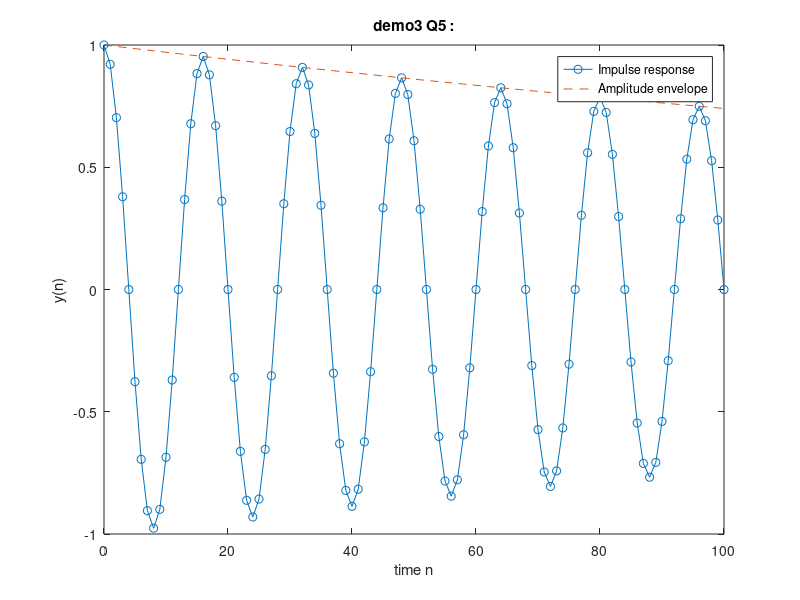

Write MATLAB code to recreate this figure.
%% make_filter_01.m 
%
% Second-order recursive difference equation 
% with prescribed poles.

%%
clc
clear all

f1 = 500;          % normalized frequency (cycle/sample)
Fs = 8000;
om1 = 2 * pi * f1 / Fs;    % normalized frequency (radian/sample)
r = 0.997;            % pole radius

a0 = 1;  % add in py formula
a1 = -2 * r * cos(om1);

a2 = r^2;
b0 = 1;
b1 = -r * cos(om1);
b2 = 0;

a = [a0 a1 a2]
b = [b0 b1 b2]

n = 0:100;
x = ( n==0 );
% make the filter
y = filter(b, a, x);
g = r.^n;

figure(1)
plot(n, y, 'o-', n, g, '--')
legend('Impulse response', 'Amplitude envelope')
xlabel('time n')
ylabel('y(n)')
title('demo3 Q5 :')
